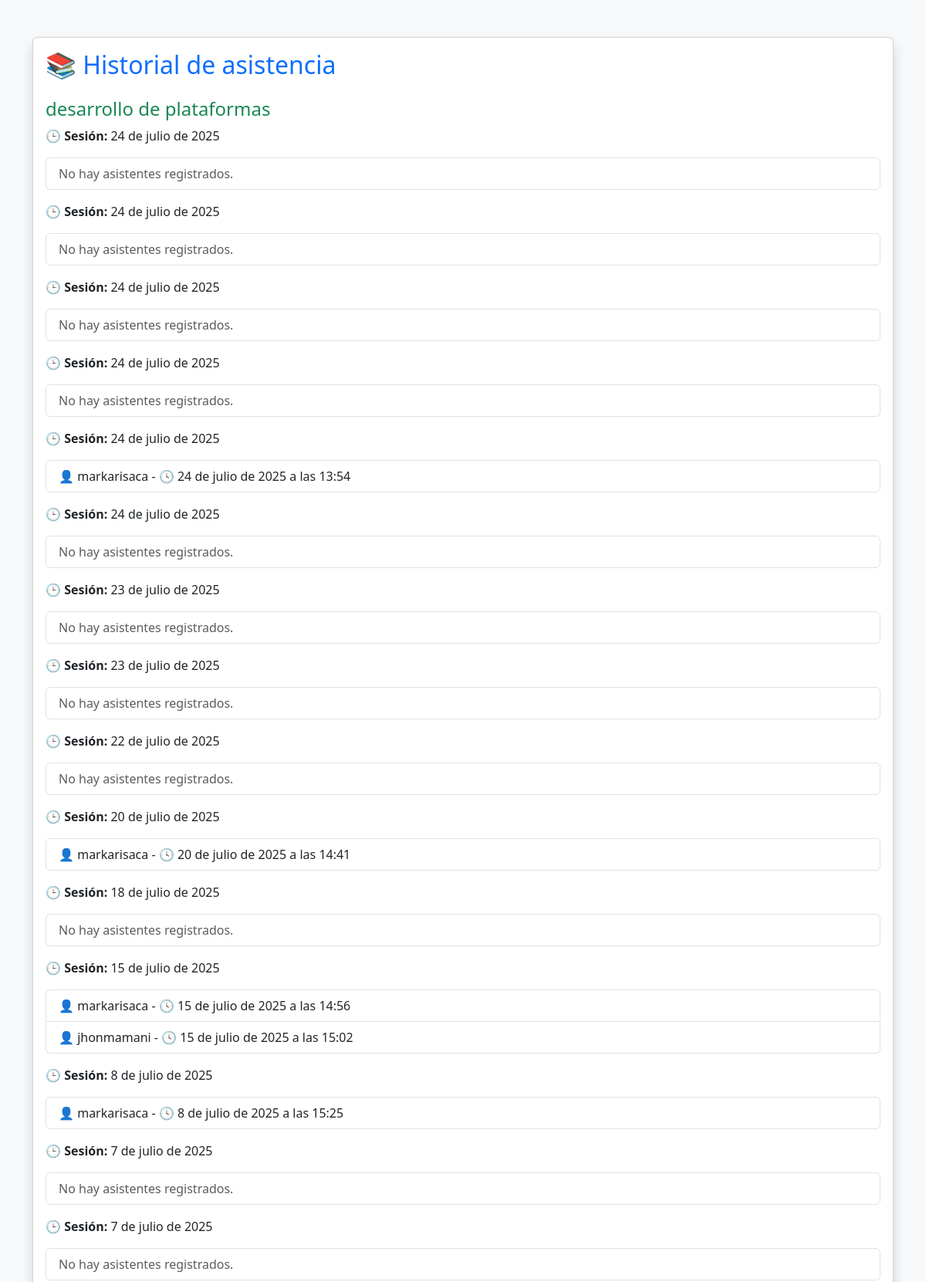
/historial-docentes/ (signed in, upper part), run on the app's committed database.
### usuarios/models.py (models this page shows, shortened)
class Curso(models.Model):
    nombre = models.CharField(max_length=100)
    descripcion = models.TextField(blank=True, validators=[MinLengthValidator(10)])
    docente = models.ForeignKey(settings.AUTH_USER_MODEL, on_delete=models.CASCADE)

class Sesion(models.Model):
    curso = models.ForeignKey(Curso, on_delete=models.CASCADE)
    fecha = models.DateField(auto_now_add=True)
    uuid = models.UUIDField(default=uuid.uuid4, editable=False, unique=True)

class Asistencia(models.Model):
    sesion = models.ForeignKey(Sesion, on_delete=models.CASCADE)
    estudiante = models.ForeignKey(Usuario, on_delete=models.CASCADE)
    fecha_hora = models.DateTimeField(auto_now_add=True)
    class Meta:
        unique_together = ('sesion', 'estudiante')

class Usuario(AbstractUser):
    es_docente = models.BooleanField(default=False)

### usuarios/views.py (the view)
# urls.py: path('historial-docentes/', views.historial_docente_view, name='historial_docente'),
@login_required
def historial_docente_view(request):
    if not request.user.es_docente:
        return redirect('inicio')
    cursos = Curso.objects.filter(docente=request.user)
    data = []
    for curso in cursos:
        sesiones = Sesion.objects.filter(curso=curso).order_by('-fecha')
        sesiones_data = []
        for sesion in sesiones:
            asistentes = Asistencia.objects.filter(sesion=sesion)
            sesiones_data.append({
                'sesion': sesion,
                'asistentes': asistentes
            })
        data.append({
            'curso': curso,
            'sesiones': sesiones_data
        })
    return render(request, 'usuarios/historial_docente.html', {
        'historial': data
    })

### usuarios/templates/usuarios/historial_docente.html (shortened to what this page needs)
<!DOCTYPE html>
<html lang="es">
<head>
    <link href="https://cdn.jsdelivr.net/npm/bootstrap@5.3.0/dist/css/bootstrap.min.css" rel="stylesheet">
</head>
<body class="bg-light">
    <div class="container mt-5">
        <div class="card shadow">
            <div class="card-body">
                <h2 class="card-title mb-4 text-primary">📚 Historial de asistencia</h2>
                {% for curso_data in historial %}
                    <div class="mb-4">
                        <h4 class="text-success">{{ curso_data.curso.nombre }}</h4>
                        {% for sesion_data in curso_data.sesiones %}
                            <div class="mb-3">
                                <p><strong>🕒 Sesión:</strong> {{ sesion_data.sesion.fecha }}</p>
                                <ul class="list-group">
                                    {% for asistencia in sesion_data.asistentes %}
                                        <li class="list-group-item">
                                            👤 {{ asistencia.estudiante.username }} - 🕓 {{ asistencia.fecha_hora }}
                                        </li>
                                    {% empty %}
                                        <li class="list-group-item text-muted">No hay asistentes registrados.</li>
                                    {% endfor %}
                                </ul>
                            </div>
                        {% endfor %}
                    </div>
                {% endfor %}
            </div>
        </div>
    </div>
</body>
</html>

### data on the page
Curso: curso.nombre "desarrollo de plataformas"
Sesion: sesion.fecha "24 de julio de 2025"
Sesion: sesion.fecha "24 de julio de 2025"
Sesion: sesion.fecha "24 de julio de 2025"
Sesion: sesion.fecha "24 de julio de 2025"
Sesion: sesion.fecha "24 de julio de 2025"
Asistencia: estudiante.username "markarisaca", fecha_hora "24 de julio de 2025 a las 13:54"
Sesion: sesion.fecha "24 de julio de 2025"
Sesion: sesion.fecha "23 de julio de 2025"
Sesion: sesion.fecha "23 de julio de 2025"
Sesion: sesion.fecha "22 de julio de 2025"
Sesion: sesion.fecha "20 de julio de 2025"
Asistencia: estudiante.username "markarisaca", fecha_hora "20 de julio de 2025 a las 14:41"
Sesion: sesion.fecha "18 de julio de 2025"
Sesion: sesion.fecha "15 de julio de 2025"
Asistencia: estudiante.username "markarisaca", fecha_hora "15 de julio de 2025 a las 14:56"
Asistencia: estudiante.username "jhonmamani", fecha_hora "15 de julio de 2025 a las 15:02"
Sesion: sesion.fecha "8 de julio de 2025"
Asistencia: estudiante.username "markarisaca", fecha_hora "8 de julio de 2025 a las 15:25"
Sesion: sesion.fecha "7 de julio de 2025"
Sesion: sesion.fecha "7 de julio de 2025"
